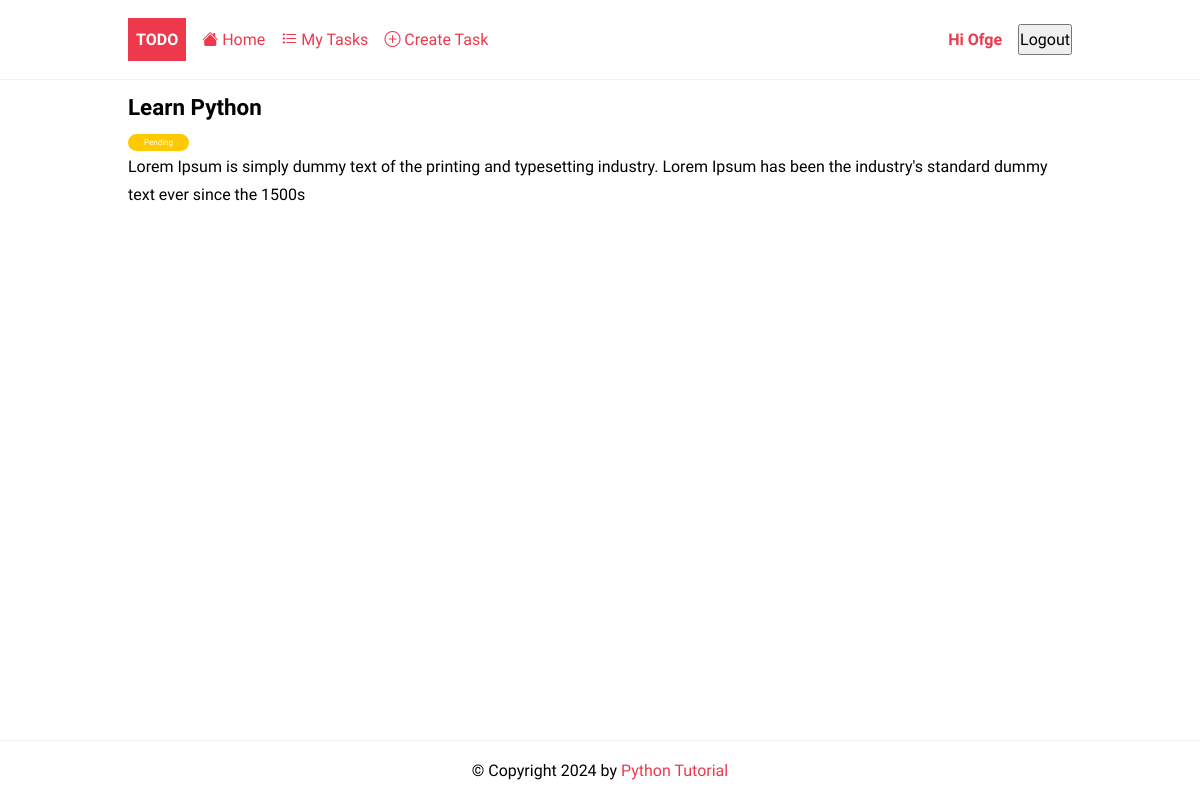
The page /task/1/ (signed in) on the database its author committed.
### todo/models.py (models this page shows, shortened)
class Task(models.Model):
    title = models.CharField(max_length=255)
    description = models.TextField(max_length=255)
    completed = models.BooleanField(default=False)
    created_at = models.DateTimeField(auto_now_add=True)
    user = models.ForeignKey(User, on_delete= models.CASCADE, blank=True)
    class Meta:
        ordering = ['completed']

### todo/views.py (the view)
# urls.py: path('task/<int:pk>/', TaskDetail.as_view(),name='task'),
class TaskDetail(LoginRequiredMixin, DetailView):
    model = Task
    context_object_name = 'task'
    def get_queryset(self):
        base_qs = super(TaskDetail, self).get_queryset()
        return base_qs.filter(user=self.request.user)

### todo/templates/todo/task_detail.html
{% extends 'base.html'%}
{%block content%}
 <article class="task">
	<header>
		<h2>{{ task.title }}</h2>
		<span class="badge {% if task.completed %}badge-completed{% else %}badge-pending{%endif%}">
			{% if task.completed %} Completed {%else%} Pending {%endif%}
		</span>
	</header>
	<p>{{task.description}}</p>
</article>
{%endblock content%}

### templates/base.html (shortened to what this page needs)
{%load static %}
<!DOCTYPE html>
<html lang="en">
    <head>
        <link rel="stylesheet" href="{% static 'css/style.css' %}" />
    </head>
    <body>
        <header class="header">
            <div class="container">
            	<a href="{%url 'home'%}" class="logo">Todo</a>
            	<nav class="nav">
	            	<a href="{%url 'home'%}"><i class="bi bi-house-fill"></i> Home</a>
	                {% if request.user.is_authenticated %}
	    	              	<a href="{% url 'tasks' %}"><i class="bi bi-list-task"></i> My Tasks</a>
	    	              	<a href="{% url 'task-create' %}"><i class="bi bi-plus-circle"></i> Create Task</a>
		                <a href="{% url 'profile' %}" title="Update my profile">Hi {{request.user | title}}</a>
                            <form method="post" action="{% url 'logout' %}">
                                <button type="submit">Logout</button>
                            </form>
	                {% else %}
				<a href="{% url 'login' %}" class="btn btn-outline">Login</a>
	            	        <a href="{% url 'register' %}" class="btn btn-primary">Join Now</a>
	                {% endif %}
	             </nav>
            </div>
        </header>
        <main>
            <div class="container">
             {%block content %}
             {%endblock content%}
            </div>
        </main>
        <footer class="footer">
            <div class="container">
                <p>© Copyright {% now "Y" %} by <a href="https://www.pythontutorial.net">Python Tutorial</a></p>
            </div>
        </footer>
    </body>
</html>

### static/css/style.css (style rules this page uses)
:root { --color-primary: #ee394c; --color-secondary: #86b7fe; --color-light: #f2f2f2; --color-gray: #ced4da; --color-dark: #212121; --color-white: #ffffff; --color-error: #e2442f; --color-warning: #ffc900; --color-info: #02a2b9; --color-success: #1ba345; --color-input: #00d1b2; --border-radius: 5px; }
* { margin: 0; padding: 0; box-sizing: border-box; text-rendering: optimizeLegibility; }
html, body { height: 100%; }
input, button, textarea { font: inherit; }
body { font-family: 'Dosis', sans-serif; font-size: 1rem; line-height: 1.7; display: flex; flex-direction: column; }
h2 { font-size: 1.4rem; }
a { color: var(--color-primary); text-decoration: none; }
.container { max-width: 960px; margin: 0 auto; padding: 0.5rem; }
.header { border-bottom: solid 1px var(--color-light); }
.header .container { display: flex; align-items: center; gap:1rem; }
.nav { display:flex; gap:1rem; align-items: center; justify-content: center; flex-basis: 100%; }
.nav a:nth-last-child(2) { margin-left: auto; font-weight: bold; }
.logo { padding: 0.5rem; background-color: var(--color-primary); text-decoration: none; color: var(--color-white); font-weight: bold; text-transform: uppercase; }
form > * { display: block; margin-bottom: 0.5rem; }
form > input[type='submit'], form > button { margin: 1rem 0; }
.task { margin-bottom: auto; }
.badge { font-size: 0.5rem; padding: 0.25rem 1rem; color: var(--color-white); border-radius: 2rem; align-self: flex-start; }
.badge-pending { background-color: var(--color-warning); }
.footer p { text-align: center; }
.footer { margin-top: auto; padding: 0.5rem 0; border-top: solid 1px var(--color-light); }

### rows shown on the page
Task: title "Learn Python", description "Lorem Ipsum is simply dummy text of the printing and typesetting industry. Lorem Ipsum has been the industry's standard dummy text ever since the 1500s"

### other values the page prints
{{ request.user | title }} "Ofge"
